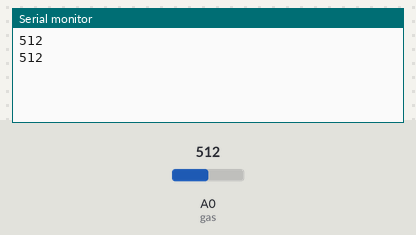
A sketch run on a simulated Arduino Uno, built with avr-gcc and run on an emulated ATmega328P. On the bench: the last lines printed to the serial monitor. The inputs (shaded band) are chosen by the test bench; at power-on: A0 (gas) = 512.

Above: at 2.8 s.
2.9 s: A0 (gas) set to 716
At 4.7 s:
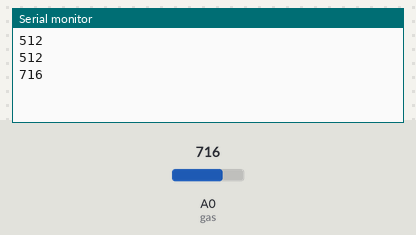
5.6 s: A0 (gas) set to 900
At 7.4 s:
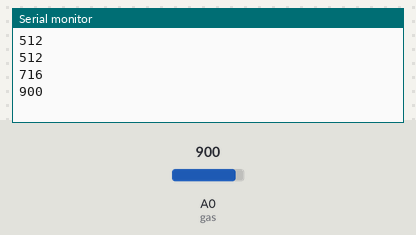
Timing chart, 0 to 8.9 s (numbered marks = the images above; inputs shaded):
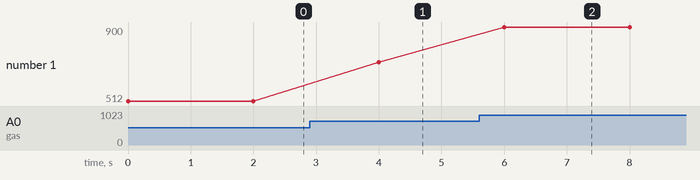

Measured:
- after the input at 2.9 s, the serial monitor: prints a new line after 1.1 s (image 1)
- after the input at 5.6 s, the serial monitor: prints a new line after 0.40 s (image 2)
- plotted number 1: 512 → 716 after the input at 2.9 s, 716 → 900 after the input at 5.6 s

The sketch:

Gas_analog_.ino
```cpp
#define gas (A0) // define gas sensor pin
int lvl;

void setup() {
  // put your setup code here, to run once:
  Serial.begin(9600);

}

void loop() {
  // put your main code here, to run repeatedly:
    lvl = analogRead(gas); //gets gas sensor value
    Serial.println(lvl); //send gas level
    delay(2000);

}
```
